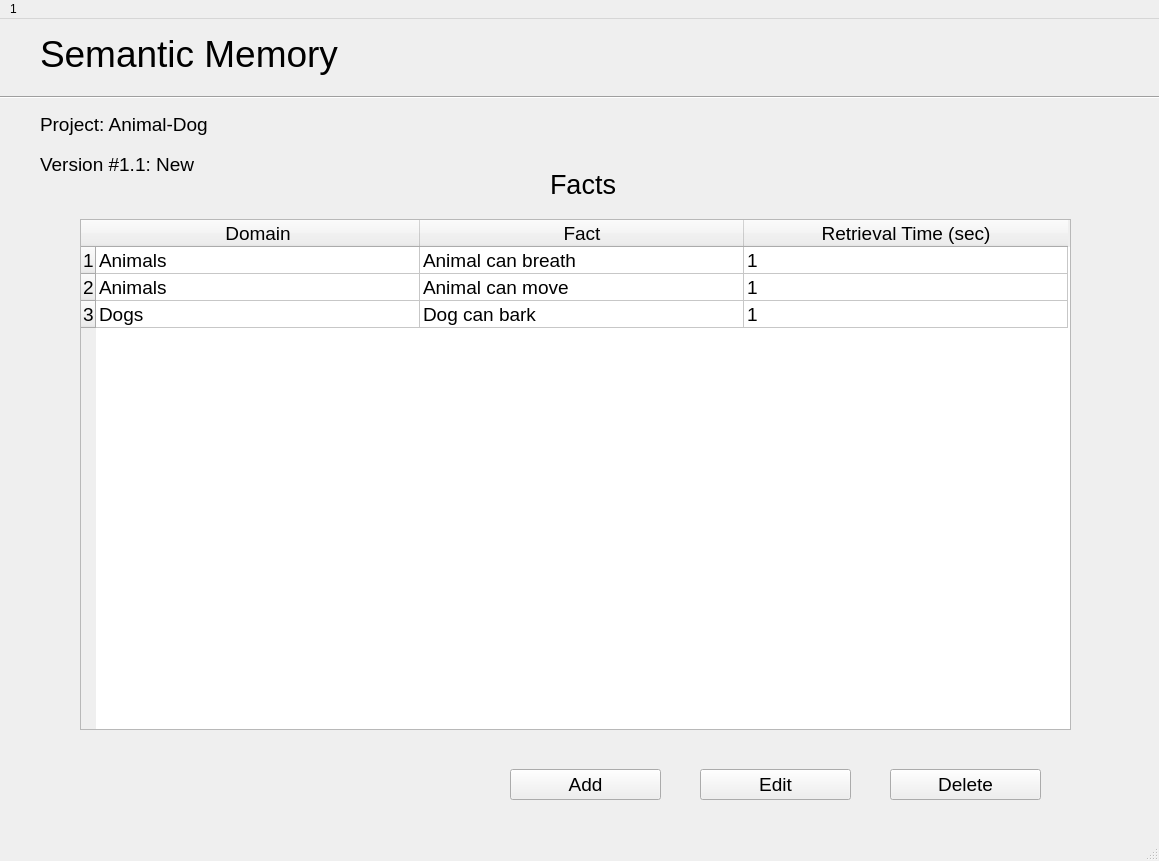
<?xml version="1.0" encoding="UTF-8"?>
<ui version="4.0">
 <class>SemMemWindow</class>
 <widget class="QMainWindow" name="SemMemWindow">
  <property name="geometry">
   <rect>
    <x>0</x>
    <y>0</y>
    <width>1159</width>
    <height>861</height>
   </rect>
  </property>
  <property name="sizePolicy">
   <sizepolicy hsizetype="Preferred" vsizetype="Preferred">
    <horstretch>0</horstretch>
    <verstretch>0</verstretch>
   </sizepolicy>
  </property>
  <property name="windowTitle">
   <string>MainWindow</string>
  </property>
  <widget class="QWidget" name="centralwidget">
   <widget class="QLabel" name="label">
    <property name="geometry">
     <rect>
      <x>40</x>
      <y>10</y>
      <width>591</width>
      <height>51</height>
     </rect>
    </property>
    <property name="text">
     <string>&lt;html&gt;&lt;head/&gt;&lt;body&gt;&lt;p&gt;&lt;span style=&quot; font-size:28pt;&quot;&gt;Semantic Memory&lt;/span&gt;&lt;/p&gt;&lt;/body&gt;&lt;/html&gt;</string>
    </property>
   </widget>
   <widget class="Line" name="line">
    <property name="geometry">
     <rect>
      <x>0</x>
      <y>70</y>
      <width>1161</width>
      <height>16</height>
     </rect>
    </property>
    <property name="orientation">
     <enum>Qt::Horizontal</enum>
    </property>
   </widget>
   <widget class="QLabel" name="label_4">
    <property name="geometry">
     <rect>
      <x>550</x>
      <y>140</y>
      <width>151</width>
      <height>51</height>
     </rect>
    </property>
    <property name="text">
     <string>&lt;html&gt;&lt;head/&gt;&lt;body&gt;&lt;p&gt;&lt;span style=&quot; font-size:20pt;&quot;&gt;Facts&lt;/span&gt;&lt;/p&gt;&lt;/body&gt;&lt;/html&gt;</string>
    </property>
   </widget>
   <widget class="QTableWidget" name="tableWidget">
    <property name="geometry">
     <rect>
      <x>80</x>
      <y>200</y>
      <width>991</width>
      <height>511</height>
     </rect>
    </property>
    <property name="font">
     <font>
      <pointsize>14</pointsize>
     </font>
    </property>
    <property name="lineWidth">
     <number>1</number>
    </property>
    <property name="textElideMode">
     <enum>Qt::ElideRight</enum>
    </property>
    <property name="showGrid">
     <bool>true</bool>
    </property>
    <property name="wordWrap">
     <bool>true</bool>
    </property>
    <property name="cornerButtonEnabled">
     <bool>true</bool>
    </property>
    <attribute name="horizontalHeaderCascadingSectionResizes">
     <bool>false</bool>
    </attribute>
    <attribute name="horizontalHeaderDefaultSectionSize">
     <number>324</number>
    </attribute>
    <attribute name="horizontalHeaderMinimumSectionSize">
     <number>71</number>
    </attribute>
    <attribute name="horizontalHeaderShowSortIndicator" stdset="0">
     <bool>false</bool>
    </attribute>
    <attribute name="verticalHeaderCascadingSectionResizes">
     <bool>false</bool>
    </attribute>
    <attribute name="verticalHeaderDefaultSectionSize">
     <number>26</number>
    </attribute>
    <row>
     <property name="text">
      <string>1</string>
     </property>
    </row>
    <row>
     <property name="text">
      <string>2</string>
     </property>
    </row>
    <row>
     <property name="text">
      <string>3</string>
     </property>
    </row>
    <column>
     <property name="text">
      <string>Domain</string>
     </property>
     <property name="font">
      <font>
       <pointsize>14</pointsize>
      </font>
     </property>
     <property name="textAlignment">
      <set>AlignCenter</set>
     </property>
    </column>
    <column>
     <property name="text">
      <string>Fact</string>
     </property>
     <property name="font">
      <font>
       <pointsize>14</pointsize>
       <stylestrategy>PreferAntialias</stylestrategy>
      </font>
     </property>
     <property name="textAlignment">
      <set>AlignCenter</set>
     </property>
    </column>
    <column>
     <property name="text">
      <string>Retrieval Time (sec)</string>
     </property>
     <property name="font">
      <font>
       <pointsize>14</pointsize>
      </font>
     </property>
     <property name="textAlignment">
      <set>AlignCenter</set>
     </property>
    </column>
    <item row="0" column="0">
     <property name="text">
      <string>Animals</string>
     </property>
    </item>
    <item row="0" column="1">
     <property name="text">
      <string>Animal can breath</string>
     </property>
     <property name="font">
      <font>
       <pointsize>14</pointsize>
      </font>
     </property>
    </item>
    <item row="0" column="2">
     <property name="text">
      <string>1</string>
     </property>
     <property name="font">
      <font>
       <pointsize>14</pointsize>
      </font>
     </property>
    </item>
    <item row="1" column="0">
     <property name="text">
      <string>Animals</string>
     </property>
    </item>
    <item row="1" column="1">
     <property name="text">
      <string>Animal can move</string>
     </property>
     <property name="font">
      <font>
       <pointsize>14</pointsize>
      </font>
     </property>
    </item>
    <item row="1" column="2">
     <property name="text">
      <string>1</string>
     </property>
     <property name="font">
      <font>
       <pointsize>14</pointsize>
      </font>
     </property>
    </item>
    <item row="2" column="0">
     <property name="text">
      <string>Dogs</string>
     </property>
    </item>
    <item row="2" column="1">
     <property name="text">
      <string>Dog can bark</string>
     </property>
    </item>
    <item row="2" column="2">
     <property name="text">
      <string>1</string>
     </property>
    </item>
   </widget>
   <widget class="QLabel" name="label_2">
    <property name="geometry">
     <rect>
      <x>40</x>
      <y>80</y>
      <width>351</width>
      <height>51</height>
     </rect>
    </property>
    <property name="text">
     <string>&lt;html&gt;&lt;head/&gt;&lt;body&gt;&lt;p&gt;&lt;span style=&quot; font-size:14pt;&quot;&gt;Project: Animal-Dog&lt;/span&gt;&lt;/p&gt;&lt;/body&gt;&lt;/html&gt;</string>
    </property>
   </widget>
   <widget class="QLabel" name="label_3">
    <property name="geometry">
     <rect>
      <x>40</x>
      <y>120</y>
      <width>351</width>
      <height>51</height>
     </rect>
    </property>
    <property name="text">
     <string>&lt;html&gt;&lt;head/&gt;&lt;body&gt;&lt;p&gt;&lt;span style=&quot; font-size:14pt;&quot;&gt;Version #1.1: New&lt;/span&gt;&lt;/p&gt;&lt;/body&gt;&lt;/html&gt;</string>
    </property>
   </widget>
   <widget class="QPushButton" name="addBtn">
    <property name="geometry">
     <rect>
      <x>510</x>
      <y>750</y>
      <width>151</width>
      <height>31</height>
     </rect>
    </property>
    <property name="font">
     <font>
      <pointsize>14</pointsize>
     </font>
    </property>
    <property name="text">
     <string>Add</string>
    </property>
   </widget>
   <widget class="QPushButton" name="editBtn">
    <property name="geometry">
     <rect>
      <x>700</x>
      <y>750</y>
      <width>151</width>
      <height>31</height>
     </rect>
    </property>
    <property name="font">
     <font>
      <pointsize>14</pointsize>
     </font>
    </property>
    <property name="text">
     <string>Edit</string>
    </property>
   </widget>
   <widget class="QPushButton" name="deleteBtn">
    <property name="geometry">
     <rect>
      <x>890</x>
      <y>750</y>
      <width>151</width>
      <height>31</height>
     </rect>
    </property>
    <property name="font">
     <font>
      <pointsize>14</pointsize>
     </font>
    </property>
    <property name="text">
     <string>Delete</string>
    </property>
   </widget>
   <zorder>tableWidget</zorder>
   <zorder>label</zorder>
   <zorder>line</zorder>
   <zorder>label_4</zorder>
   <zorder>label_2</zorder>
   <zorder>label_3</zorder>
   <zorder>addBtn</zorder>
   <zorder>editBtn</zorder>
   <zorder>deleteBtn</zorder>
  </widget>
  <widget class="QMenuBar" name="menubar">
   <property name="geometry">
    <rect>
     <x>0</x>
     <y>0</y>
     <width>1159</width>
     <height>22</height>
    </rect>
   </property>
   <widget class="QMenu" name="menuInteractive_System_Modelling">
    <property name="title">
     <string>1</string>
    </property>
   </widget>
   <addaction name="menuInteractive_System_Modelling"/>
  </widget>
  <widget class="QStatusBar" name="statusbar"/>
 </widget>
 <resources/>
 <connections/>
</ui>
